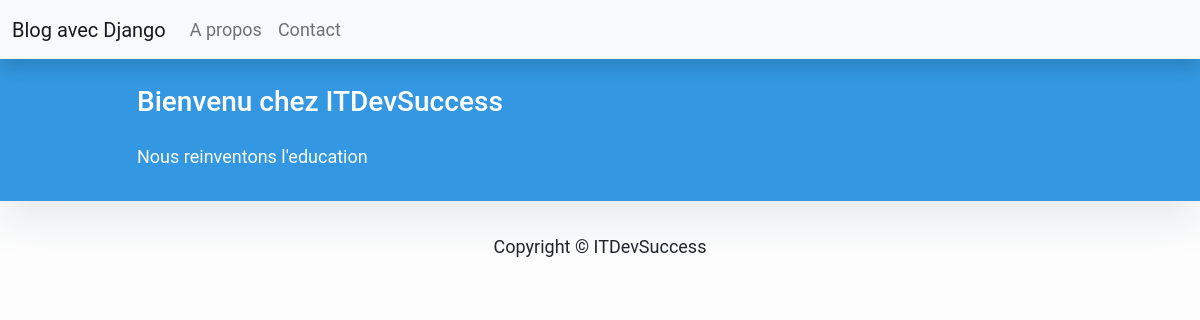
Before: / with the older database file.
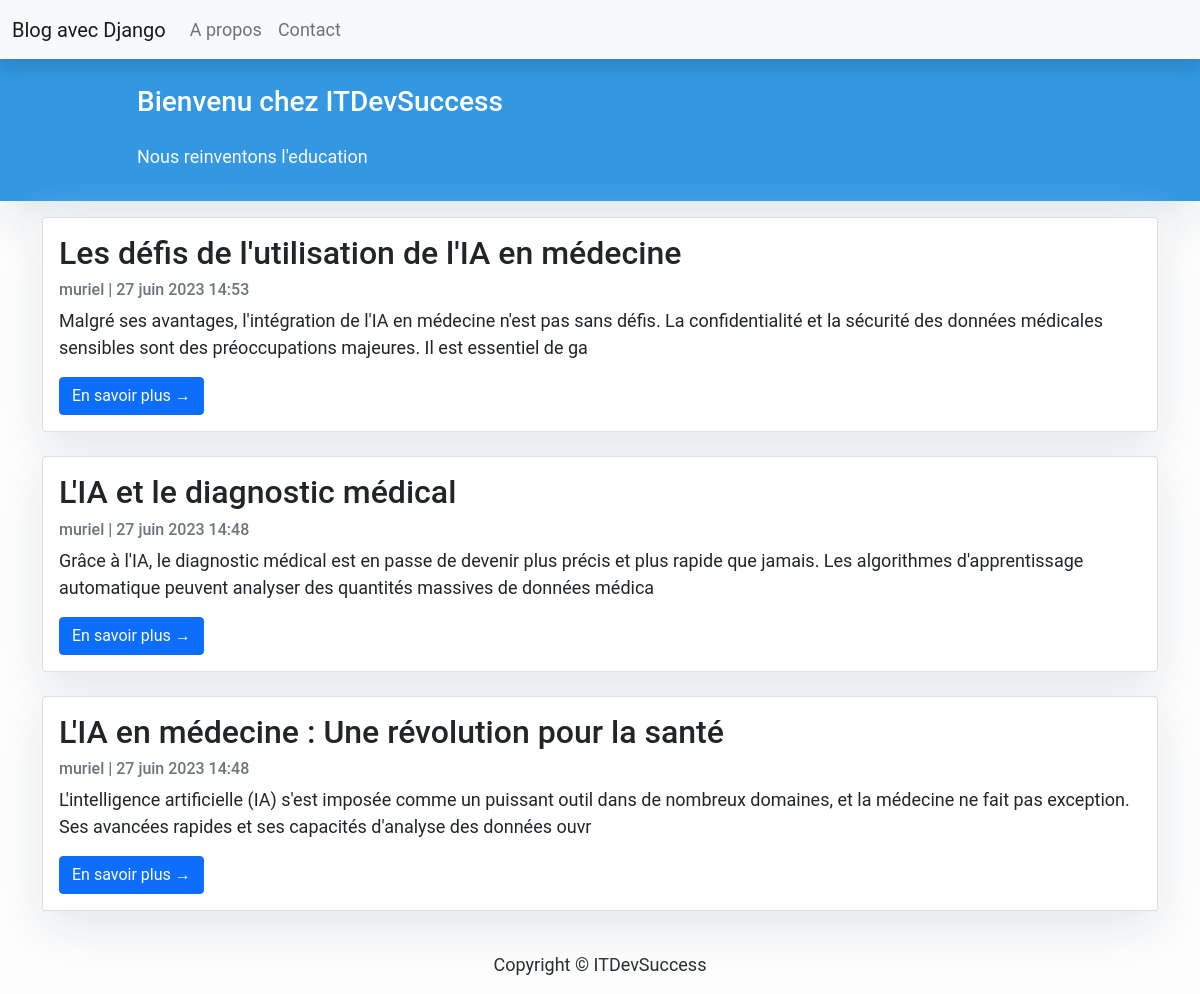
After: the same page with the newer database file.
### posts/models.py (models this page shows, shortened)
class Article(models.Model):
    title = models.CharField(max_length=200, unique=True)
    slug = models.SlugField(max_length=200, unique=True)
    author = models.ForeignKey(User, on_delete=models.CASCADE, related_name='articles')
    updated_on = models.DateTimeField(auto_now=True)
    content = models.TextField()
    created_on = models.DateTimeField(auto_now_add=True)
    status = models.IntegerField(choices=STATUS, default=0)
    class Meta:
        ordering = ['-created_on']

### posts/views.py (the view)
# urls.py: path('', views.ArticleList.as_view(), name='home'),
class ArticleList(generic.ListView):
    queryset = models.Article.objects.filter(status=1)
    template_name = 'posts/index.html'

### posts/templates/posts/index.html (shortened to what this page needs)
{% extends 'base.html' %}
{% block content %}
    <header class="masthead">
        <div class="overlay">
            <div class="container">
                <div class="row">
                    <div class="col-md-8 col-md-10 mx-auto">
                        <div class="site-heading">
                            <h3 class="site-heading my-4 mt-3 text-white">Bienvenu chez ITDevSuccess</h3>
                            <p class="text-light">Nous reinventons l'education</p>
                        </div>
                    </div>
                </div>
            </div>
        </div>
    </header>
    <div class="container">
        <div class="row">
            <div class="col-md-12 mt-3 left">
                {% for article in article_list %}
                    <div class="card mb-4">
                        <div class="card-body">
                            <h2 class="card-title">{{ article.title }}</h2>
                            <p class="card-text text-muted h6">{{ article.author }} | {{ article.created_on }}</p>
                            <p class="card-text">{{ article.content | slice:":200" }}</p>
                            <a href="{% url 'posts:detail' article.slug %}" class="btn btn-primary">En savoir plus &rarr;</a>
                        </div>
                    </div>
                {% endfor %}
            </div>
        </div>
    </div>
{% endblock %}

### templates/base.html (shortened to what this page needs)
<!DOCTYPE html>
<html lang="en">
<head>
    <link href="https://cdn.jsdelivr.net/npm/bootstrap@5.0.2/dist/css/bootstrap.min.css" rel="stylesheet">
</head>
<body>
<nav class="navbar navbar-expand-lg navbar-light bg-light shadow" id="mainNav">
    <div class="container-fluid">
        <a href="{% url 'posts:home' %}" class="navbar-brand">Blog avec Django</a>
        <div class="collapse navbar-collapse" id="navbarResponsive">
            <ul class="navbar-nav ml-auto">
                <li class="nav-item text-black">
                    <a href="#" class="nav-link text-black font-weight-bold">A propos</a>
                </li>
                <li class="nav-item text-black">
                    <a href="#" class="nav-link text-black font-weight-bold">Contact</a>
                </li>
            </ul>
        </div>
    </div>
</nav>
{% block content %}
{% endblock %}
<footer class="py-3 bg-grey">
    <p class="m-0 text-dark text-center">Copyright &copy; ITDevSuccess</p>
</footer>
</body>
</html>

### templates/base.html (style rules this page uses)
body { font-family: "Roboto", sans-serif; font-size: 17px; background-color: #fdfdfd; }
.shadow { box-shadow: 0 4px 2px -2px rgba(0, 0, 0, 0.1); }
.masthead { background: #3398E1; height: auto; padding-bottom: 15px; box-shadow: 0 16px 48px #E3E7EB; padding-top: 10px; }

### posts/templates/posts/index.html (style rules this page uses)
body { font-size: 18px; background-color: #fdfdfd; }
.card { box-shadow: 0 16px 48px #E3E7EB; }

Changed rows visible on the page:
added Article: title "Les défis de l'utilisation de l'IA en médecine", author "muriel", created_on "27 juin 2023 14:53", content "Malgré ses avantages, l'intégration de l'IA en médecine n'est pas sans défis. La confidentialité et la sécurité des données médicales sensibles sont des préoccupations majeures. Il est essentiel de ga"
added Article: title "L'IA et le diagnostic médical", author "muriel", created_on "27 juin 2023 14:48", content "Grâce à l'IA, le diagnostic médical est en passe de devenir plus précis et plus rapide que jamais. Les algorithmes d'apprentissage automatique peuvent analyser des quantités massives de données médica"
added Article: title "L'IA en médecine : Une révolution pour la santé", author "muriel", created_on "27 juin 2023 14:48", content "L'intelligence artificielle (IA) s'est imposée comme un puissant outil dans de nombreux domaines, et la médecine ne fait pas exception. Ses avancées rapides et ses capacités d'analyse des données ouvr"
